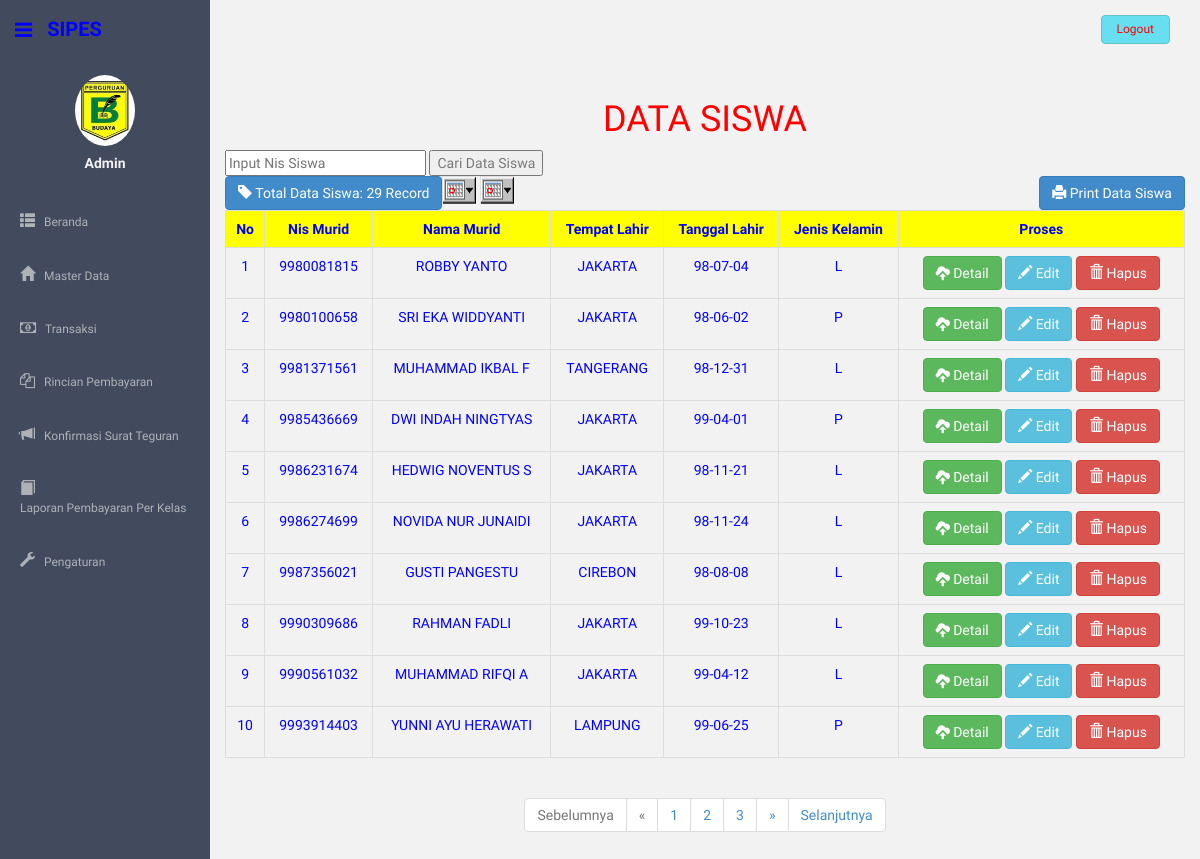
Page /datasiswa.php (signed in) on the committed database.
### tables this page shows
CREATE TABLE `siswa` (
  `nis_murid` varchar(12) NOT NULL,
  `password` varchar(32) DEFAULT NULL,
  `nama_murid` varchar(100) NOT NULL,
  `tempatlahir` varchar(100) NOT NULL,
  `tanggallahir` date NOT NULL,
  `jeniskelamin` varchar(100) NOT NULL,
  `orangtua` varchar(100) NOT NULL,
  `alamat` varchar(100) NOT NULL,
  `agama` varchar(100) NOT NULL,
  `kelas` int(5) NOT NULL,
  `tahunajaran` int(255) NOT NULL,
  `jurusan` varchar(100) NOT NULL
);

### datasiswa.php (called while the page is built)
<?php
require_once('lib/view.php');
$data['title'] = "";
$data['page'] = "v_datasiswa.php";
require_once View::getView('dashboard.php', $data);

### views/v_datasiswa.php (the view, shortened to what this page needs)
<center style="color:red"><h1>DATA SISWA</h1></center>
<?php
$tampil="SELECT * FROM siswa order By nis_murid";
$query=mysql_query($tampil) or die ("gagal".mysql_error());
$jumlah=mysql_num_rows($query);
?>
<?php
$halaman = 10;
$page = isset($_GET['halaman'])? (int)$_GET["halaman"]:1;
$mulai = ($page>1) ? ($page * $halaman) - $halaman : 0;
$query = mysql_query("select * from siswa LIMIT $mulai, $halaman");
$sql = mysql_query("select * from siswa");
$total = mysql_num_rows($sql);
$pages = ceil($total/$halaman);
$no =$mulai+1;
?>
  </head>
 <form action="searchsiswa.php" method="get">
  <input placeholder="Input Nis Siswa" type="text" name="cari" required>
  <input type="submit" value="Cari Data Siswa">
</form>
  <a class="btn btn-primary pull-left" href="datasiswa.php"><i class="glyphicon glyphicon-tag"></i> Total Data Siswa: <?php echo $jumlah; ?> Record</a>
  <a class="btn btn-primary pull-right" href="printsiswa.php" onClick="window.print();"><i class="glyphicon glyphicon-print"></i> Print Data Siswa</a>
  <a href="javascript:void(0)" onClick="if(self.gfPop)gfPop.fPopCalendar(document.postform.tanggal_awal);return false;" ><img src="calender/calbtn.gif" alt="" name="popcal" width="34" height="29" border="0" align="absmiddle" id="popcal" /></a>
  <a href="javascript:void(0)" onClick="if(self.gfPop)gfPop.fPopCalendar(document.postform.tanggal_akhir);return false;" ><img src="calender/calbtn.gif" alt="" name="popcal" width="34" height="29" border="0" align="absmiddle" id="popcal" /></a>
  <br><center style="color:blue"><table class="table table-bordered" width="100%" cellpadding="0" cellspacing="0">
  <tr align="center" bgcolor="yellow">
  <td><b>No</b></td>
  <td><b>Nis Murid</b></td>
  <td><b>Nama Murid</b></td>
  <td><b>Tempat Lahir</b></td>
  <td><b>Tanggal Lahir</b></td>
  <td><b>Jenis Kelamin</b></td>
  <td colspan="3"><b>Proses</b></td>
  </tr>
  <?php
    while ($row=mysql_fetch_array($query))
  {
    $a=$row['nis_murid'];
    $b=$row['nama_murid'];
    $c=$row['tempatlahir'];
    $e=$row['jeniskelamin'];
?>
    <tr align="center">
    <td><?php echo $no++;?></td>
    <td><?php echo $a;?></td>
    <td><?php echo $b;?></td>
    <td><?php echo $c;?></td>
    <td><?php echo date('y-m-d', strtotime($row['tanggallahir'])); ?></td>
    <td><?php echo $e;?></td>
    <td>
       <a class="btn btn-success" onclick="window.open('detailsiswa.php?nis_murid=<?php echo $a; ?>','popupwindow','scrollbars=yes, width=750,height=600');"><i class="glyphicon glyphicon-cloud-upload"></i> Detail </a>
       <a href="editsiswa.php?id=<?=$a;?>" class="btn btn-small btn-info"><i class="glyphicon glyphicon-pencil"></i> Edit </a>
       <a href="hapussiswa.php?id=<?=$a;?>" onclick="return confirm('Anda Yakin Ingin Mengapus Item Ini?');" class="btn btn-small btn-danger"><i class="glyphicon glyphicon-trash"></i> Hapus </a>
       </td>
       </tr>
    <?php
    } ?>
    </table>
    <nav aria-label="Page navigation example">
  <ul class="pagination justify-content-end">
    <?php
if($page == 1){ ?>
<li class="page-item disabled"><a class="page-link" href="#">Sebelumnya</a></li>
<li class="page-item disabled"><a class="page-link" href="#">&laquo;</a></li>
<?php
}else{
  $link_prev = ($page > 1)? $page - 1 : 2;
  ?>
<li class="page-item"><a class="page-link" href="datasiswa.php?halaman=1">Sebelumnya</a></li>
<li class="page-item"><a class="page-link" href="datasiswa.php?halaman=<?php echo $link_prev; ?>"> &laquo;</a></li>
<?php } ?>
<?php for ($i=1; $i<=$pages ; $i++){ ?>
  <li class="page-item"><a class="page-link" href="?halaman=<?php echo $i; ?>"> <?php echo $i; ?></a></li>
  <?php } ?>
          <?php
          if($page == $pages){ ?>
          <li class="page-item disabled"><a class="page-link" href="#">&raquo;</a></li>
          <li class="page-item disabled"><a class="page-link" href="#">Selanjutnya</a></li>
          <?php        }else{
            $link_next = ($page < $pages)? $page + 1 : $pages; ?>
            <li class="page-item"><a class="page-link" href="datasiswa.php?halaman=<?php echo $link_next; ?>">&raquo;</a></li>
            <li class="page-item"><a class="page-link" href="datasiswa.php?halaman=<?php echo $pages; ?>">Selanjutnya</a></li>
            <?php } ?>

### views/dashboard.php (shortened to what this page needs)
<!DOCTYPE html>
<html lang="en">
  <head>
    <link href="assets/css/bootstrap.css" rel="stylesheet">
    <link href="assets/font-awesome/css/font-awesome.css" rel="stylesheet" />
    <link rel="stylesheet" type="text/css" href="assets/css/zabuto_calendar.css">
    <link rel="stylesheet" type="text/css" href="assets/js/gritter/css/jquery.gritter.css" />
    <link rel="stylesheet" type="text/css" href="assets/lineicons/style.css">
    <link href="assets/css/style.css" rel="stylesheet">
    <link href="assets/css/style-responsive.css" rel="stylesheet">
  </head>
  <body>
  <section id="container" >
      <header class="header centered" style="color:blue" required>
              <div class="sidebar-toggle-box">
              <div class="fa fa-bars tooltips" data-placement="right" data-original-title required="Toggle Navigation"></div>
              </div>
            <a href="dashboard.php" class="logo" style="color:blue" ><b>SIPES</b></a>
            <div class="top-menu">
            <ul class="nav pull-right top-menu">
            <li><a class="logout" style="color:red" onclick="return confirm('Anda Yakin Ingin Keluar?')" href="logout.php">Logout</a>
            </ul>
            </div>
        </header>
      <aside>
          <div id="sidebar"  class="nav-collapse ">
              <ul class="sidebar-menu" id="nav-accordion">
              	  <p class="centered"><img src="assets/img/logo1.jpg" class="img-circle" width="60" ></a></p>
              	  <h5 class="centered" >Admin</h5>
          <li class="mt">
                      <a href="beranda.php">
                          <i class="glyphicon glyphicon-th-list"></i>
                          <span>Beranda</span>
                      </a>
              </li>
				  <li>
                      <a href="siswa.php">
                          <i class="glyphicon glyphicon-home"></i>
                          <span>Master Data</span>
                      </a>
              </li>
				      <li>
              <a href="pembayaran.php">
					    <i class="fa fa-money"></i>
              <span>Transaksi</span>
              </a>
              </li>
              <li>
              <a href="rincianpembayaran.php">
              <i class="fa fa-files-o"></i>
              <span>Rincian Pembayaran</span>
              </a>
               <li>
              <a href="konfirmasi_pembayaran.php">
              <i class="glyphicon glyphicon-bullhorn"></i>
              <span>Konfirmasi Surat Teguran</span>
              </a>
              <li>
              <a href="laporantransaksibulanan.php">
              <i class="glyphicon glyphicon-book"></i>
              <span>Laporan Pembayaran Per Kelas</span>
              </a>
              <li>
              <a href="pengaturan.php">
              <i class="glyphicon glyphicon-wrench"></i>
              <span>Pengaturan</span>
              </a>
          </div>
      </aside>
      <section id="main-content">
        <section class="wrapper">
          <div class="row">
            <div class="col-lg-12 main-chart">
              <?php require_once($data['page']) ?>
            </div>
          </div><! --/row -->
        </section>
      </section>
  </section>
  </body>
</html>

### assets/css/style.css (style rules this page uses)
body { color: #797979; background: #f2f2f2; font-family: 'Ruda', sans-serif; padding: 0px; margin: 0px ; font-size:14px; }
ul li { list-style: none; }
a, a:hover, a:focus { text-decoration: none; outline: none; }
#container { width: 100%; height: 100%; }
.centered { text-align: center; }
.mt { margin-top: 25px; }
ul.top-menu > li > .logout { color: #f2f2f2; font-size: 12px; border-radius: 4px; -webkit-border-radius: 4px; border: 1px solid #64c3c2 !important; padding: 5px 15px; margin-right: 15px; background: #68dff0; margin-top: 15px; }
#sidebar { width: 210px; height: 100%; position: fixed; background: #424a5d; }
#sidebar h5 { color: #f2f2f2; font-weight: 700; }
#sidebar ul li { position: relative; }
ul.sidebar-menu , ul.sidebar-menu li ul.sub { margin: -2px 0 0; padding: 0; }
ul.sidebar-menu { margin-top: 75px; }
ul.sidebar-menu li { margin-bottom: 5px; margin-left:10px; margin-right:10px; }
ul.sidebar-menu li a span { display: inline-block; }
ul.sidebar-menu li a { color: #aeb2b7; text-decoration: none; display: block; padding: 15px 0 15px 10px; font-size: 12px; outline: none; -webkit-transition: all 0.3s ease; -moz-transition: all 0.3s ease; -o-transition: all 0.3s ease; -ms-transition: all 0.3s ease; transition: all 0.3s ease; }
ul.sidebar-menu li a i { font-size: 15px; padding-right: 6px; }
#main-content { margin-left: 210px; }
.header, .footer { min-height: 60px; padding: 0 15px; }
.header { position: fixed; left: 0; right: 0; z-index: 1002; }
.wrapper { display: inline-block; margin-top: 60px; padding-left: 15px; padding-right: 15px; padding-bottom: 15px; padding-top: 0px; width: 100%; }
a.logo { font-size: 20px; color: #ffffff; float: left; margin-top: 15px; text-transform: uppercase; }
a.logo b { font-weight: 900; }
#top_menu .nav > li, ul.top-menu > li { float: left; }
ul.top-menu > li > a { color: #666666; font-size: 16px; border-radius: 4px; -webkit-border-radius: 4px; border:1px solid #666666 !important; padding: 2px 6px; margin-right: 15px; }
.sidebar-toggle-box { float: left; padding-right: 15px; margin-top: 20px; }
.sidebar-toggle-box .fa-bars { cursor: pointer; display: inline-block; font-size: 20px; }
.main-chart { padding-top: 20px; }

### rows in the picture
siswa: nis_murid "9980081815", nama_murid "ROBBY YANTO", tempatlahir "JAKARTA", tanggallahir "98-07-04", jeniskelamin "L"
siswa: nis_murid "9980100658", nama_murid "SRI EKA WIDDYANTI", tempatlahir "JAKARTA", tanggallahir "98-06-02", jeniskelamin "P"
siswa: nis_murid "9981371561", nama_murid "MUHAMMAD IKBAL F", tempatlahir "TANGERANG", tanggallahir "98-12-31", jeniskelamin "L"
siswa: nis_murid "9985436669", nama_murid "DWI INDAH NINGTYAS", tempatlahir "JAKARTA", tanggallahir "99-04-01", jeniskelamin "P"
siswa: nis_murid "9986231674", nama_murid "HEDWIG NOVENTUS S", tempatlahir "JAKARTA", tanggallahir "98-11-21", jeniskelamin "L"
siswa: nis_murid "9986274699", nama_murid "NOVIDA NUR JUNAIDI", tempatlahir "JAKARTA", tanggallahir "98-11-24", jeniskelamin "L"
siswa: nis_murid "9987356021", nama_murid "GUSTI PANGESTU", tempatlahir "CIREBON", tanggallahir "98-08-08", jeniskelamin "L"
siswa: nis_murid "9990309686", nama_murid "RAHMAN FADLI", tempatlahir "JAKARTA", tanggallahir "99-10-23", jeniskelamin "L"
siswa: nis_murid "9990561032", nama_murid "MUHAMMAD RIFQI A", tempatlahir "JAKARTA", tanggallahir "99-04-12", jeniskelamin "L"
siswa: nis_murid "9993914403", nama_murid "YUNNI AYU HERAWATI", tempatlahir "LAMPUNG", tanggallahir "99-06-25", jeniskelamin "P"

### other values in the picture
$jumlah "29"
